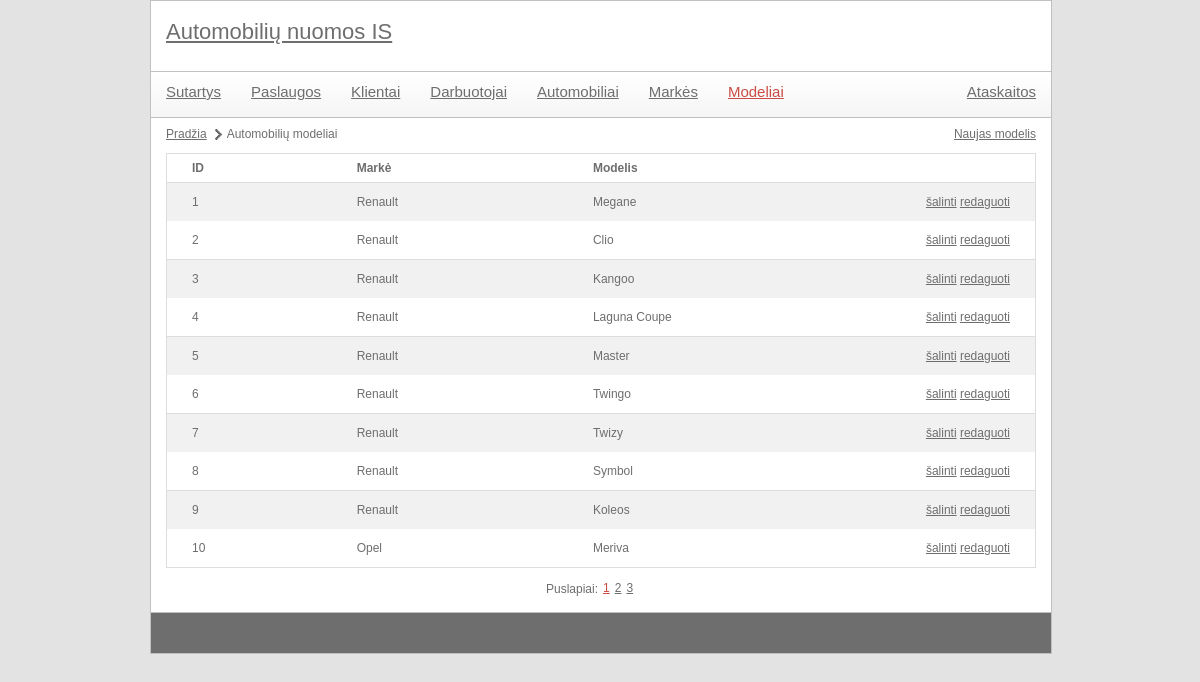
The page /autonuoma/index.php?module=model&action=list on the database its author committed.
### tables this page shows
CREATE TABLE `pavyzdys_modeliai` (
  `pavadinimas` varchar(20) NOT NULL,
  `id` int(11) NOT NULL,
  `fk_marke` int(11) NOT NULL
);

CREATE TABLE `pavyzdys_markes` (
  `pavadinimas` varchar(20) NOT NULL,
  `id` int(11) NOT NULL
);

### autonuoma/controls/model_list.php (called while the page is built)
<?php
include 'libraries/models.class.php';
$modelsObj = new models();
$elementCount = $modelsObj->getModelListCount();
include 'utils/paging.class.php';
$paging = new paging(config::NUMBER_OF_ROWS_IN_PAGE);
$paging->process($elementCount, $pageId);
$data = $modelsObj->getModelList($paging->size, $paging->first);
include 'templates/model_list.tpl.php';
?>

### autonuoma/index.php (called while the page is built, shortened)
<?php
	include 'utils/mysql.class.php';
	if(isset($_GET['module'])) {
		$module = mysql::escape($_GET['module']);
	}
	include 'templates/main.tpl.php';
?>

### autonuoma/utils/mysql.class.php (called while the page is built, shortened)
<?php
class mysql {
    protected static $connection;
    public static function connect() {
		if(!isset(self::$connection)) {
            self::$connection = new mysqli(config::DB_SERVER, config::DB_USERNAME, config::DB_PASSWORD, config::DB_NAME);
        }
        return self::$connection;
    }
    public static function query($query) {
        $connection = mysql::connect();
        $result = $connection->query($query);
        return $result;
    }
    public static function select($query) {
        $rows = array();
        $result = mysql::query($query);
        while ($row = $result->fetch_assoc()) {
            $rows[] = $row;
        }
        return $rows;
    }
	public static function escape($field) {
		$connection =  mysql::connect();
		return mysqli_real_escape_string($connection, $field);
	}
}

### autonuoma/utils/paging.class.php (called while the page is built, shortened)
<?php
class paging {
	public $size;
	public function __construct($rowsPerPage) {
		$this->size = $rowsPerPage;
	}
	public function process($total, $currentPage) {
		$this->first = ($currentPage - 1) * $this->size;
	}
}
?>

### autonuoma/libraries/models.class.php (called while the page is built, shortened)
<?php
class models {
	private $markes_lentele = '';
	private $modeliai_lentele = '';
	public function __construct() {
		$this->markes_lentele = config::DB_PREFIX . 'markes';
		$this->modeliai_lentele = config::DB_PREFIX . 'modeliai';
	}
	public function getModelList($limit = null, $offset = null) {
		$limitOffsetString = "";
		if(isset($limit)) {
			$limitOffsetString .= " LIMIT {$limit}";
			if(isset($offset)) {
				$limitOffsetString .= " OFFSET {$offset}";
			}
		}
		$query = "  SELECT `{$this->modeliai_lentele}`.`id`,
						   `{$this->modeliai_lentele}`.`pavadinimas`,
						    `{$this->markes_lentele}`.`pavadinimas` AS `marke`
					FROM `{$this->modeliai_lentele}`
						LEFT JOIN `{$this->markes_lentele}`
							ON `{$this->modeliai_lentele}`.`fk_marke`=`{$this->markes_lentele}`.`id`{$limitOffsetString}";
		$data = mysql::select($query);
		return $data;
	}
}

### autonuoma/templates/model_list.tpl.php (the view, shortened to what this page needs)
<ul id="pagePath">
	<li><a href="index.php">Pradžia</a></li>
	<li>Automobilių modeliai</li>
</ul>
<div id="actions">
	<a href='index.php?module=<?php echo $module; ?>&action=create'>Naujas modelis</a>
</div>
<table class="listTable">
	<tr>
		<th>ID</th>
		<th>Markė</th>
		<th>Modelis</th>
		<th></th>
	</tr>
	<?php
		foreach($data as $key => $val) {
			echo
				"<tr>"
					. "<td>{$val['id']}</td>"
					. "<td>{$val['marke']}</td>"
					. "<td>{$val['pavadinimas']}</td>"
					. "<td>"
						. "<a href='#' onclick='showConfirmDialog(\"{$module}\", \"{$val['id']}\"); return false;' title=''>šalinti</a>&nbsp;"
						. "<a href='index.php?module={$module}&action=edit&id={$val['id']}' title=''>redaguoti</a>"
					. "</td>"
				. "</tr>";
		}
	?>
</table>
<?php
	include 'templates/paging.tpl.php';
?>

### autonuoma/style/main.css (style rules this page uses)
body { color: #6e6e6e; font-family: Verdana, Geneva, sans-serif; font-size: 12px; background-color: #e3e3e3; width: 900px; margin: 0px auto; }
a { color: #6e6e6e; }
#contentMain table { margin-top: 3px; width: 100%; border-collapse: collapse; border: 1px solid #ddd; }
#contentMain table th { text-align: left; padding: 8px 25px; font-weight: bold; }
#contentMain table th:last-child { width: 40px; }
#contentMain table th:first-child { border-top-left-radius: 5px; moz-border-top-left-radius: 5px; }
#contentMain table th:last-child { border-top-right-radius: 5px; moz-border-top-right-radius: 5px; }
#contentMain table.listTable tr:nth-child(even) { background-color: #f1f1f1; }
#contentMain table td { padding: 8px 25px; text-align: center; line-height: 22px; text-align: left; }
#contentMain table tr:last-child td:first-child { border-bottom-left-radius: 5px; moz-border-bottom-left-radius: 5px; }
#contentMain table tr:last-child td:last-child { border-bottom-right-radius: 5px; moz-border-bottom-right-radius: 5px; }
#contentMain table.listTable tr:nth-child(odd) { background-color: #fff; border-bottom: 1px solid #ddd; }
#contentMain #pagePath { margin: 10px 0px 10px 0px; display: block; float: left; }
#contentMain #pagePath li { float: left; display: block; margin-right: 5px; background: url(images/page-path-separator.png) center right no-repeat; padding-right: 15px; }
#contentMain #pagePath li:last-child { background: none; }
#contentMain #actions { float: right; margin: 10px 0px 0px 0px; }
#contentMain #actions a { margin-left: 7px; }

### rows shown on the page
pavyzdys_modeliai: id "1", fk_marke.pavadinimas "Renault", pavadinimas "Megane"
pavyzdys_modeliai: id "2", fk_marke.pavadinimas "Renault", pavadinimas "Clio"
pavyzdys_modeliai: id "3", fk_marke.pavadinimas "Renault", pavadinimas "Kangoo"
pavyzdys_modeliai: id "4", fk_marke.pavadinimas "Renault", pavadinimas "Laguna Coupe"
pavyzdys_modeliai: id "5", fk_marke.pavadinimas "Renault", pavadinimas "Master"
pavyzdys_modeliai: id "6", fk_marke.pavadinimas "Renault", pavadinimas "Twingo"
pavyzdys_modeliai: id "7", fk_marke.pavadinimas "Renault", pavadinimas "Twizy"
pavyzdys_modeliai: id "8", fk_marke.pavadinimas "Renault", pavadinimas "Symbol"
pavyzdys_modeliai: id "9", fk_marke.pavadinimas "Renault", pavadinimas "Koleos"
pavyzdys_modeliai: id "10", fk_marke.pavadinimas "Opel", pavadinimas "Meriva"

### other values the page prints
$value['page'] "1"
$value['page'] "2"
$value['page'] "3"
